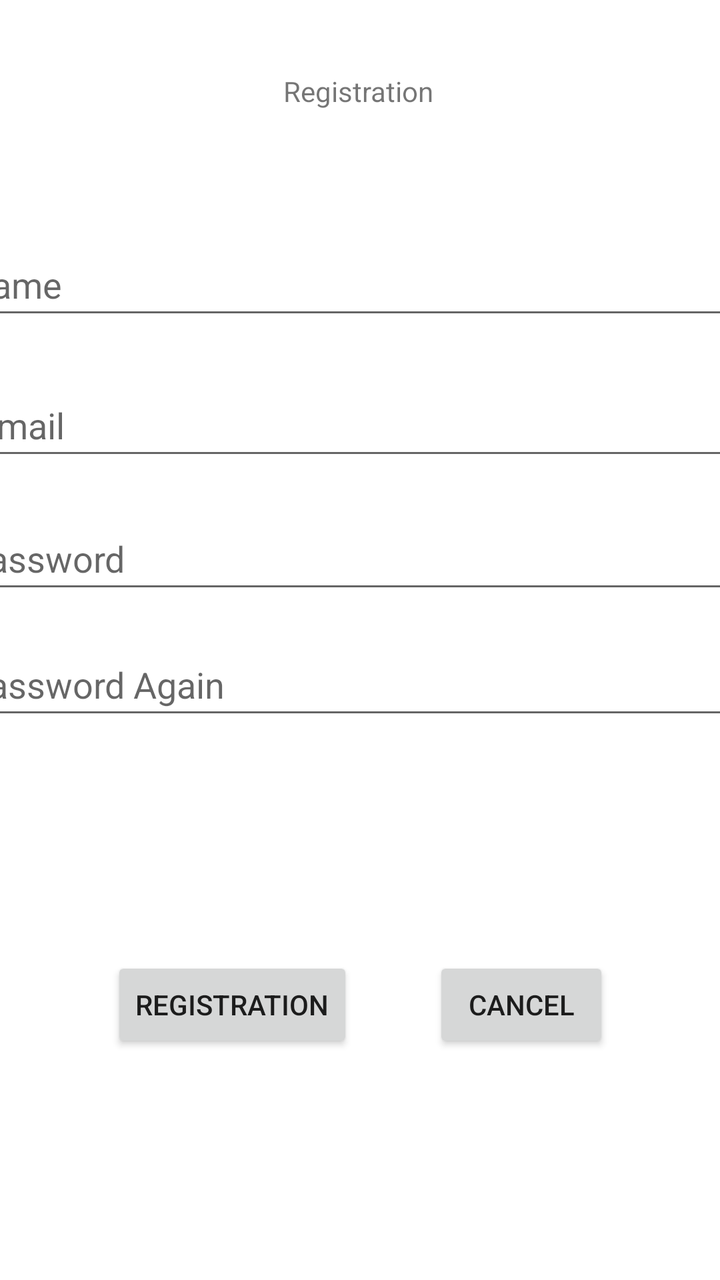
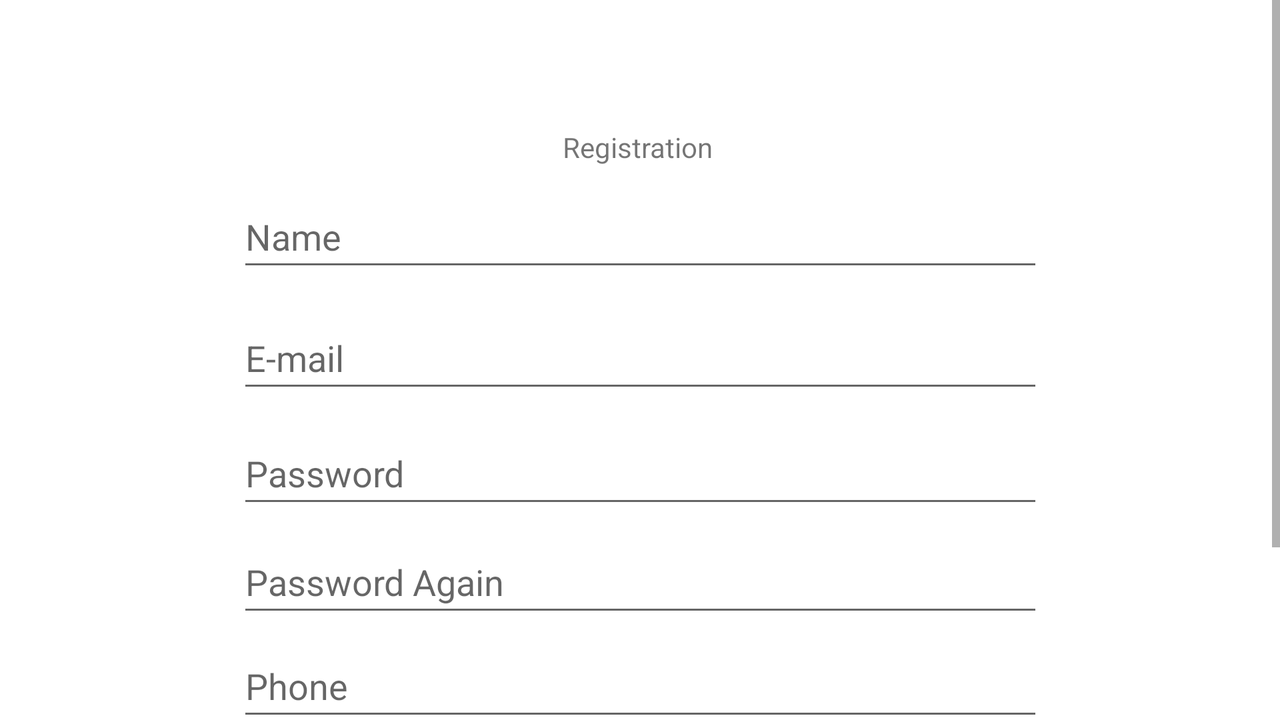

First picture: res/layout/ on a phone held upright. Second picture: the repository's own variant of that layout, on a device whose configuration matches the variant's folder. Source for both follows.
<!-- AndroidManifest.xml: application theme Theme.TattooSalon -->
<!-- res/layout/activity_registration.xml -->
<?xml version="1.0" encoding="utf-8"?>
<androidx.constraintlayout.widget.ConstraintLayout xmlns:android="http://schemas.android.com/apk/res/android"
    xmlns:app="http://schemas.android.com/apk/res-auto"
    xmlns:tools="http://schemas.android.com/tools"
    android:layout_width="match_parent"
    android:layout_height="match_parent"
    tools:context=".RegistrationActivity">

    <TextView
        android:id="@+id/regText"
        android:layout_width="wrap_content"
        android:layout_height="wrap_content"
        android:text="@string/registration"
        app:layout_constraintBottom_toBottomOf="parent"
        app:layout_constraintEnd_toEndOf="parent"
        app:layout_constraintHorizontal_bias="0.498"
        app:layout_constraintStart_toStartOf="parent"
        app:layout_constraintTop_toTopOf="parent"
        app:layout_constraintVertical_bias="0.058" />

    <EditText
        android:id="@+id/RegUserName"
        android:layout_width="403dp"
        android:layout_height="48dp"
        android:ems="10"
        android:hint="@string/name"
        android:inputType="text"
        app:layout_constraintBottom_toBottomOf="parent"
        app:layout_constraintEnd_toEndOf="parent"
        app:layout_constraintStart_toStartOf="parent"
        app:layout_constraintTop_toBottomOf="@+id/regText"
        app:layout_constraintVertical_bias="0.115" />

    <EditText
        android:id="@+id/regEmail"
        android:layout_width="403dp"
        android:layout_height="48dp"
        android:ems="10"
        android:hint="@string/email"
        android:inputType="textEmailAddress"
        app:layout_constraintBottom_toBottomOf="parent"
        app:layout_constraintEnd_toEndOf="parent"
        app:layout_constraintStart_toStartOf="parent"
        app:layout_constraintTop_toBottomOf="@+id/RegUserName"
        app:layout_constraintVertical_bias="0.052" />

    <EditText
        android:id="@+id/regPassword"
        android:layout_width="403dp"
        android:layout_height="48dp"
        android:ems="10"
        android:hint="@string/password"
        android:inputType="textPassword"
        app:layout_constraintBottom_toBottomOf="parent"
        app:layout_constraintEnd_toEndOf="parent"
        app:layout_constraintStart_toStartOf="parent"
        app:layout_constraintTop_toBottomOf="@+id/regEmail"
        app:layout_constraintVertical_bias="0.052" />

    <EditText
        android:id="@+id/regPassword_Again"
        android:layout_width="403dp"
        android:layout_height="48dp"
        android:ems="10"
        android:hint="@string/password_again"
        android:inputType="textPassword"
        app:layout_constraintBottom_toBottomOf="parent"
        app:layout_constraintEnd_toEndOf="parent"
        app:layout_constraintStart_toStartOf="parent"
        app:layout_constraintTop_toBottomOf="@+id/regPassword"
        app:layout_constraintVertical_bias="0.052" />

    <LinearLayout
        android:layout_width="wrap_content"
        android:layout_height="wrap_content"
        app:layout_constraintBottom_toBottomOf="parent"
        app:layout_constraintEnd_toEndOf="parent"
        app:layout_constraintStart_toStartOf="parent"
        app:layout_constraintTop_toBottomOf="@+id/regPassword_Again">


        <Button
            android:id="@+id/regButton"
            android:layout_width="wrap_content"
            android:layout_height="wrap_content"
            android:layout_weight="1"
            android:onClick="registration"
            android:text="@string/registration" />

        <Button
            android:id="@+id/canButton"
            android:layout_width="wrap_content"
            android:layout_height="wrap_content"
            android:layout_weight="1"
            android:onClick="cancel"
            android:layout_marginStart="40dp"
            android:text="@android:string/cancel" />
    </LinearLayout>

</androidx.constraintlayout.widget.ConstraintLayout>
<!-- resources referenced by this layout -->
<resources>
  <string name="email">E-mail</string>
  <string name="name">Name</string>
  <string name="password">Password</string>
  <string name="password_again">Password Again</string>
  <string name="registration">Registration</string>
  <style name="Theme.TattooSalon" parent="Theme.MaterialComponents.DayNight.DarkActionBar">
          
          <item name="colorPrimary">@color/purple_500</item>
          <item name="colorPrimaryVariant">@color/purple_700</item>
          <item name="colorOnPrimary">@color/white</item>
          
          <item name="colorSecondary">@color/teal_200</item>
          <item name="colorSecondaryVariant">@color/teal_700</item>
          <item name="colorOnSecondary">@color/black</item>
          
          <item name="android:statusBarColor" tools:targetApi="l">?attr/colorPrimaryVariant</item>
          
      </style>
  <color name="purple_500">#FF6200EE</color>
  <color name="purple_700">#FF3700B3</color>
  <color name="white">#FFFFFFFF</color>
  <color name="teal_200">#FF03DAC5</color>
  <color name="teal_700">#FF018786</color>
  <color name="black">#FF000000</color>
</resources>
<!-- res/layout-land/activity_registration.xml (the author's variant of the layout above) -->
<!-- drawn on the phone turned sideways -->
<?xml version="1.0" encoding="utf-8"?>
<ScrollView xmlns:android="http://schemas.android.com/apk/res/android"
    xmlns:app="http://schemas.android.com/apk/res-auto"
    xmlns:tools="http://schemas.android.com/tools"
    android:layout_width="match_parent"
    android:layout_height="match_parent">

    <androidx.constraintlayout.widget.ConstraintLayout
        android:layout_width="match_parent"
        android:layout_height="wrap_content"
        android:padding="40dp"
        tools:context=".RegistrationActivity">


        <TextView
            android:id="@+id/regText"
            android:layout_width="wrap_content"
            android:layout_height="wrap_content"
            android:text="@string/registration"
            app:layout_constraintBottom_toBottomOf="parent"
            app:layout_constraintEnd_toEndOf="parent"
            app:layout_constraintHorizontal_bias="0.498"
            app:layout_constraintStart_toStartOf="parent"
            app:layout_constraintTop_toTopOf="parent"
            app:layout_constraintVertical_bias="0.064" />

        <EditText
            android:id="@+id/RegUserName"
            android:layout_width="403dp"
            android:layout_height="48dp"
            android:ems="10"
            android:hint="@string/name"
            android:inputType="textPersonName"
            app:layout_constraintBottom_toBottomOf="parent"
            app:layout_constraintEnd_toEndOf="parent"
            app:layout_constraintStart_toStartOf="parent"
            app:layout_constraintTop_toBottomOf="@+id/regText"
            app:layout_constraintVertical_bias="0.032" />

        <EditText
            android:id="@+id/regEmail"
            android:layout_width="403dp"
            android:layout_height="48dp"
            android:ems="10"
            android:hint="@string/email"
            android:inputType="textEmailAddress"
            app:layout_constraintBottom_toBottomOf="parent"
            app:layout_constraintEnd_toEndOf="parent"
            app:layout_constraintStart_toStartOf="parent"
            app:layout_constraintTop_toBottomOf="@+id/RegUserName"
            app:layout_constraintVertical_bias="0.052" />

        <EditText
            android:id="@+id/regPassword"
            android:layout_width="403dp"
            android:layout_height="48dp"
            android:ems="10"
            android:hint="@string/password"
            android:inputType="textPassword"
            app:layout_constraintBottom_toBottomOf="parent"
            app:layout_constraintEnd_toEndOf="parent"
            app:layout_constraintStart_toStartOf="parent"
            app:layout_constraintTop_toBottomOf="@+id/regEmail"
            app:layout_constraintVertical_bias="0.052" />

        <EditText
            android:id="@+id/regPassword_Again"
            android:layout_width="403dp"
            android:layout_height="48dp"
            android:ems="10"
            android:hint="@string/password_again"
            android:inputType="textPassword"
            app:layout_constraintBottom_toBottomOf="parent"
            app:layout_constraintEnd_toEndOf="parent"
            app:layout_constraintStart_toStartOf="parent"
            app:layout_constraintTop_toBottomOf="@+id/regPassword"
            app:layout_constraintVertical_bias="0.052" />

        <EditText
            android:id="@+id/regPhone"
            android:layout_width="403dp"
            android:layout_height="48dp"
            android:ems="10"
            android:hint="@string/phone"
            android:inputType="phone"
            app:layout_constraintBottom_toBottomOf="parent"
            app:layout_constraintEnd_toEndOf="parent"
            app:layout_constraintStart_toStartOf="parent"
            app:layout_constraintTop_toBottomOf="@+id/regPassword_Again"
            app:layout_constraintVertical_bias="0.052" />

        <LinearLayout
            android:id="@+id/linearLayout"
            android:layout_width="wrap_content"
            android:paddingTop="20dp"
            android:layout_height="wrap_content"
            app:layout_constraintBottom_toBottomOf="parent"
            app:layout_constraintEnd_toEndOf="parent"
            app:layout_constraintStart_toStartOf="parent"
            app:layout_constraintTop_toBottomOf="@+id/regPhone">


            <Button
                android:id="@+id/regButton"
                android:layout_width="wrap_content"
                android:layout_height="wrap_content"
                android:layout_weight="1"
                android:onClick="registration"
                android:text="@string/registration" />

            <Button
                android:id="@+id/canButton"
                android:layout_width="wrap_content"
                android:layout_height="wrap_content"
                android:layout_marginStart="40dp"
                android:layout_weight="1"
                android:onClick="cancel"
                android:text="@string/cancel" />
        </LinearLayout>

    </androidx.constraintlayout.widget.ConstraintLayout>
</ScrollView>
<!-- resources referenced by the variant -->
<!-- as the phone turned sideways resolves them -->
<resources>
  <string name="cancel">Cancel</string>
  <string name="email">E-mail</string>
  <string name="name">Name</string>
  <string name="password">Password</string>
  <string name="password_again">Password Again</string>
  <string name="phone">Phone</string>
  <string name="registration">Registration</string>
  <style name="Theme.TattooSalon" parent="Theme.MaterialComponents.DayNight.DarkActionBar">
          
          <item name="colorPrimary">@color/purple_500</item>
          <item name="colorPrimaryVariant">@color/purple_700</item>
          <item name="colorOnPrimary">@color/white</item>
          
          <item name="colorSecondary">@color/teal_200</item>
          <item name="colorSecondaryVariant">@color/teal_700</item>
          <item name="colorOnSecondary">@color/black</item>
          
          <item name="android:statusBarColor" tools:targetApi="l">?attr/colorPrimaryVariant</item>
          
      </style>
  <color name="purple_500">#FF6200EE</color>
  <color name="purple_700">#FF3700B3</color>
  <color name="white">#FFFFFFFF</color>
  <color name="teal_200">#FF03DAC5</color>
  <color name="teal_700">#FF018786</color>
  <color name="black">#FF000000</color>
</resources>
